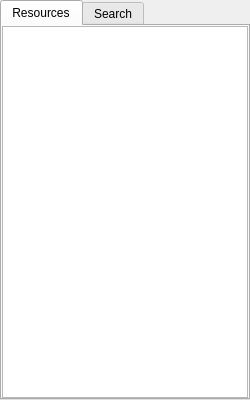
<?xml version="1.0" encoding="UTF-8"?>
<ui version="4.0">
 <class>ResourceTreeWidget</class>
 <widget class="QWidget" name="ResourceTreeWidget">
  <property name="geometry">
   <rect>
    <x>0</x>
    <y>0</y>
    <width>250</width>
    <height>400</height>
   </rect>
  </property>
  <property name="windowTitle">
   <string>Resources</string>
  </property>
  <layout class="QVBoxLayout" name="verticalLayout">
   <property name="margin">
    <number>0</number>
   </property>
   <item>
    <widget class="QTabWidget" name="tabWidget">
     <property name="currentIndex">
      <number>0</number>
     </property>
     <widget class="QWidget" name="resourcesTab">
      <attribute name="title">
       <string>Resources</string>
      </attribute>
      <layout class="QHBoxLayout" name="horizontalLayout">
       <property name="margin">
        <number>0</number>
       </property>
       <item>
        <widget class="QnTreeView" name="resourceTreeView">
         <property name="editTriggers">
          <set>QAbstractItemView::EditKeyPressed|QAbstractItemView::SelectedClicked</set>
         </property>
         <property name="dragDropMode">
          <enum>QAbstractItemView::DragDrop</enum>
         </property>
         <property name="selectionMode">
          <enum>QAbstractItemView::ExtendedSelection</enum>
         </property>
         <property name="autoExpandDelay">
          <number>500</number>
         </property>
         <property name="uniformRowHeights">
          <bool>true</bool>
         </property>
         <property name="allColumnsShowFocus">
          <bool>true</bool>
         </property>
         <property name="headerHidden">
          <bool>true</bool>
         </property>
         <property name="expandsOnDoubleClick">
          <bool>false</bool>
         </property>
        </widget>
       </item>
      </layout>
     </widget>
     <widget class="QWidget" name="searchTab">
      <attribute name="title">
       <string>Search</string>
      </attribute>
      <layout class="QVBoxLayout" name="verticalLayout_2">
       <property name="margin">
        <number>0</number>
       </property>
       <item>
        <widget class="QComboBox" name="typeComboBox"/>
       </item>
       <item>
        <layout class="QHBoxLayout" name="horizontalLayout_2">
         <property name="spacing">
          <number>3</number>
         </property>
         <item>
          <widget class="QLineEdit" name="filterLineEdit">
           <property name="placeholderText">
            <string>Search</string>
           </property>
          </widget>
         </item>
         <item>
          <widget class="QToolButton" name="clearFilterButton">
           <property name="toolTip">
            <string>Reset Filter</string>
           </property>
           <property name="text">
            <string>X</string>
           </property>
          </widget>
         </item>
        </layout>
       </item>
       <item>
        <widget class="QnTreeView" name="searchTreeView">
         <property name="editTriggers">
          <set>QAbstractItemView::NoEditTriggers</set>
         </property>
         <property name="dragDropMode">
          <enum>QAbstractItemView::DragOnly</enum>
         </property>
         <property name="selectionMode">
          <enum>QAbstractItemView::ExtendedSelection</enum>
         </property>
         <property name="autoExpandDelay">
          <number>500</number>
         </property>
         <property name="uniformRowHeights">
          <bool>true</bool>
         </property>
         <property name="sortingEnabled">
          <bool>false</bool>
         </property>
         <property name="allColumnsShowFocus">
          <bool>true</bool>
         </property>
         <property name="headerHidden">
          <bool>true</bool>
         </property>
         <property name="expandsOnDoubleClick">
          <bool>false</bool>
         </property>
        </widget>
       </item>
      </layout>
     </widget>
    </widget>
   </item>
  </layout>
 </widget>
 <customwidgets>
  <customwidget>
   <class>QnTreeView</class>
   <extends>QTreeView</extends>
   <header location="global">ui/widgets/tree_view.h</header>
  </customwidget>
 </customwidgets>
 <resources/>
 <connections/>
</ui>
